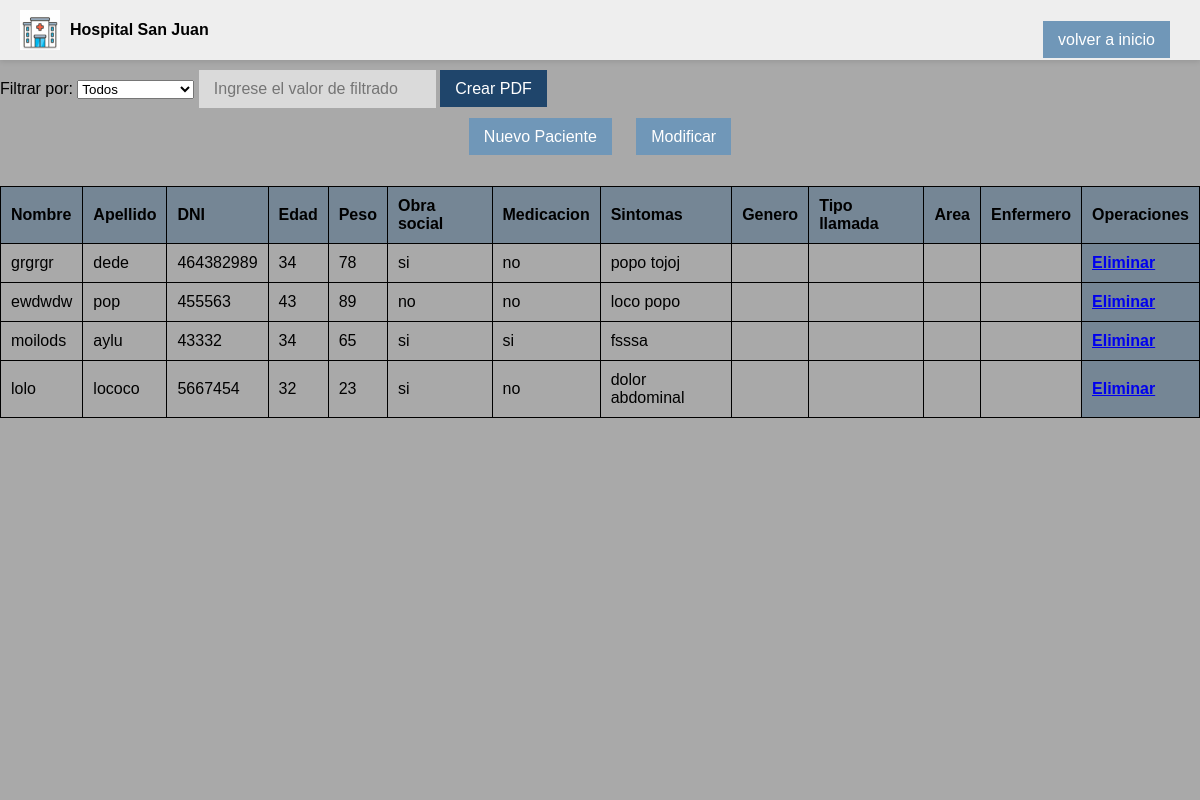
Page /final/administrador.php on the earlier database version.
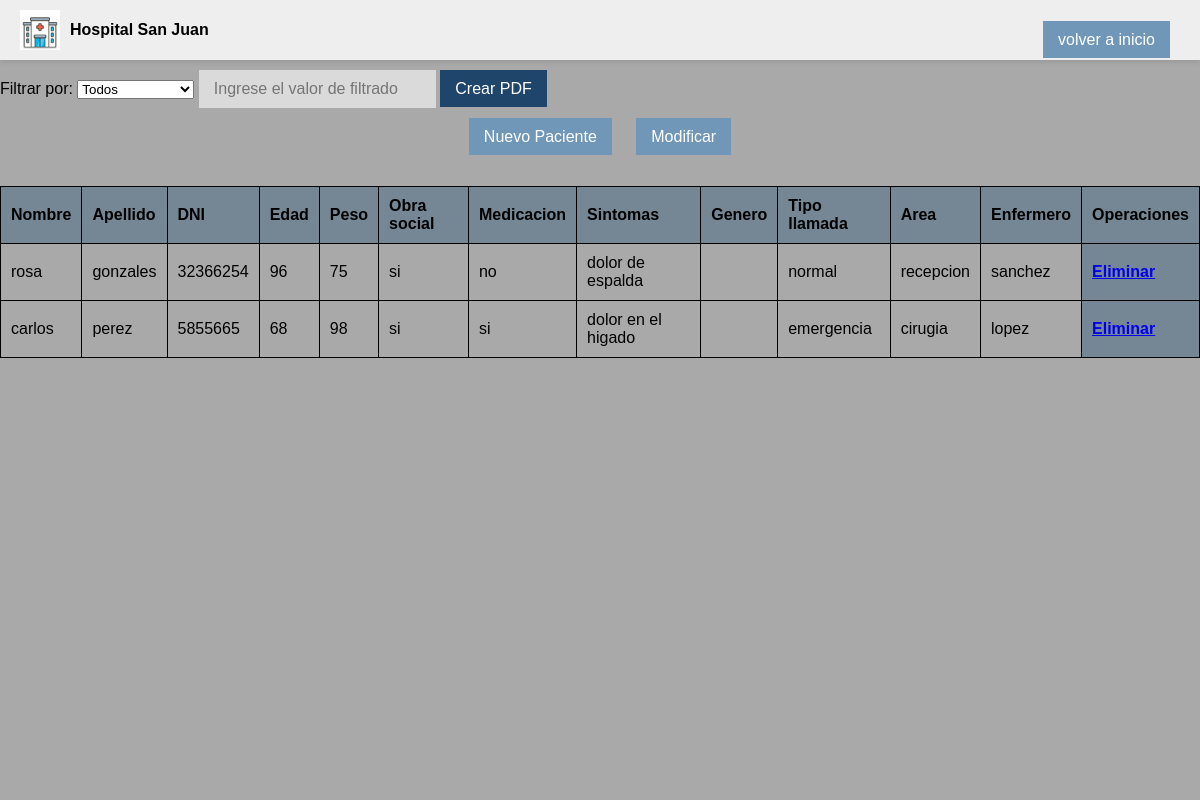
Same page on the later database version.
### tables this page shows
CREATE TABLE `Paciente` (
  `id` int(11) NOT NULL,
  `nombre` varchar(45) NOT NULL,
  `apellido` varchar(10) NOT NULL,
  `DNI` int(11) NOT NULL,
  `edad` year(2) NOT NULL,
  `peso` int(3) NOT NULL,
  `obra_social` varchar(10) NOT NULL,
  `medicacion` varchar(10) NOT NULL,
  `sintomas` varchar(100) NOT NULL,
  `tipo_llamada` varchar(100) NOT NULL,
  `area` varchar(100) NOT NULL,
  `enfermero` varchar(100) NOT NULL
);

### final/administrador.php (the view, shortened to what this page needs)
<!DOCTYPE html>
<html>
<head>
  <link rel="stylesheet" type="text/css" href="stylesadmin.css">
  <link rel="stylesheet" href="style.css">
</head>
<body>
    <nav>
    <div class="navbar">
        <div class="navbar-left">
            <div class="hospital-icon"></div>
            <div class="hospital-name">Hospital San Juan</div>
        </div>
    <div class="button-container">
      <a href="paginaprincipal.html" class="button">volver a inicio</a>
    </div>
    </nav>
  <label for="filtro">Filtrar por:</label>
  <select id="filtro">
    <option value="todos">Todos</option>
  </select>
  <input type="text" class="btn" id="filtroInput" placeholder="Ingrese el valor de filtrado">
  <a href="hacerpdf.php" class="boton">Crear PDF</a>
  <center>
    <table id="dataTable">
      <thead>
        <tr>
          <th>Nombre</th>
          <th>Apellido</th>
          <th>DNI </th>
          <th>Edad</th>
          <th>Peso</th>
          <th>Obra social</th>
          <th>Medicacion</th>
          <th>Sintomas</th>
          <th>Genero</th>
          <th>Tipo llamada</th>
          <th>Area</th>
          <th>Enfermero</th>
          <th colspan="2">Operaciones</th>
        </tr>
      </thead>
      <tbody>
        <?php
          $conexion = new mysqli("localhost", "root", "", "olimpiadas");
          $query ="SELECT * FROM Paciente";
          $resultado = $conexion->query($query);
          while($row = $resultado->fetch_assoc()){
        ?>
          <tr>
            <td> <?php echo $row['nombre']; ?></td>
            <td> <?php echo $row['apellido']; ?></td>
            <td> <?php echo $row['DNI']; ?></td>
            <td> <?php echo $row['edad']; ?></td>
            <td> <?php echo $row['peso']; ?></td>
            <td> <?php echo $row['obra_social']; ?></td>
            <td> <?php echo $row['medicacion']; ?></td>
            <td> <?php echo $row['sintomas']; ?></td>
            <td> <?php echo $row['genero']; ?></td>
            <td> <?php echo $row['tipo_llamada']; ?></td>
            <td> <?php echo $row['area']; ?></td>
            <td> <?php echo $row['enfermero']; ?></td>
            <th><a href="elim.php?id=<?php echo $row['id']; ?>">Eliminar</th>
          </tr>
        <?php
            }
        ?>
      </tbody>
      <div class="button-container">
      <a href="nuevo.html" class="button">Nuevo Paciente</a>
      <a href="modificar.php?id=<?php echo $row['id']; ?>" class="button">Modificar</a>
      </div>
    </table>
  </center>
  <div class="background-image"></div>
</html>

Differences in the rows shown:
removed paciente: nombre "grgrgr", apellido "dede", DNI "464382989", edad "34", peso "78", obra_social "si", medicacion "no", sintomas "popo tojoj"
removed paciente: nombre "ewdwdw", apellido "pop", DNI "455563", edad "43", peso "89", obra_social "no", medicacion "no", sintomas "loco popo"
removed paciente: nombre "moilods", apellido "aylu", DNI "43332", edad "34", peso "65", obra_social "si", medicacion "si", sintomas "fsssa"
removed paciente: nombre "lolo", apellido "lococo", DNI "5667454", edad "32", peso "23", obra_social "si", medicacion "no", sintomas "dolor abdominal"
added paciente: nombre "rosa", apellido "gonzales", DNI "32366254", edad "96", peso "75", obra_social "si", medicacion "no", sintomas "dolor de espalda", tipo_llamada "normal", area "recepcion", enfermero "sanchez"
added paciente: nombre "carlos", apellido "perez", DNI "5855665", edad "68", peso "98", obra_social "si", medicacion "si", sintomas "dolor en el higado", tipo_llamada "emergencia", area "cirugia", enfermero "lopez"
